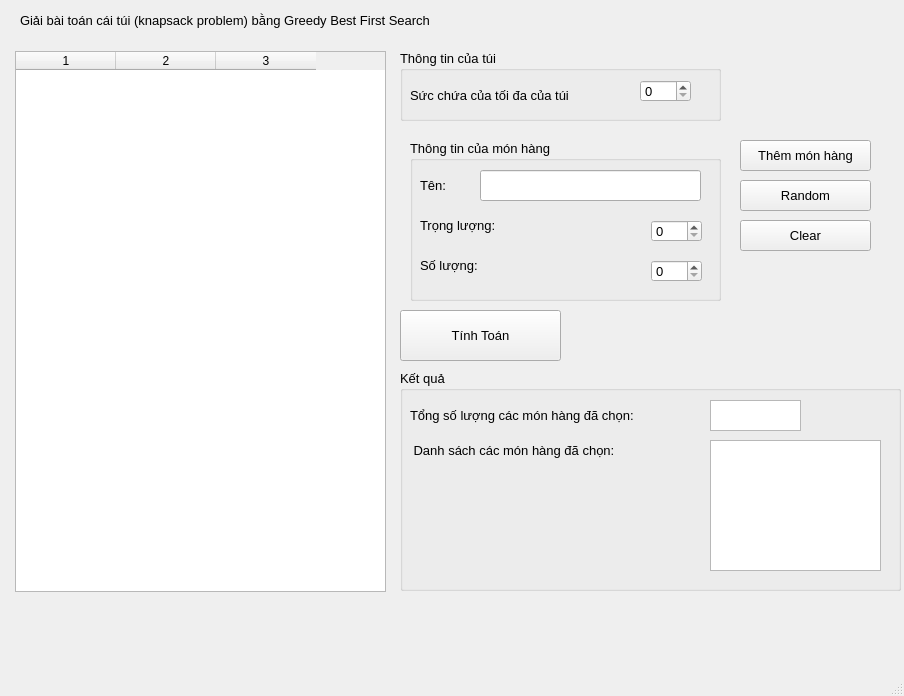
<?xml version="1.0" encoding="UTF-8"?>
<ui version="4.0">
 <class>MainWindow</class>
 <widget class="QMainWindow" name="MainWindow">
  <property name="geometry">
   <rect>
    <x>0</x>
    <y>0</y>
    <width>904</width>
    <height>696</height>
   </rect>
  </property>
  <property name="windowTitle">
   <string>Nhóm 6 - Giải bài toán cái túi</string>
  </property>
  <widget class="QWidget" name="centralwidget">
   <widget class="QLabel" name="label">
    <property name="geometry">
     <rect>
      <x>20</x>
      <y>0</y>
      <width>541</width>
      <height>41</height>
     </rect>
    </property>
    <property name="font">
     <font>
      <pointsize>10</pointsize>
     </font>
    </property>
    <property name="text">
     <string>Giải bài toán cái túi (knapsack problem) bằng Greedy Best First Search</string>
    </property>
   </widget>
   <widget class="QGroupBox" name="gB_in4_Tui">
    <property name="geometry">
     <rect>
      <x>400</x>
      <y>50</y>
      <width>321</width>
      <height>71</height>
     </rect>
    </property>
    <property name="font">
     <font>
      <pointsize>10</pointsize>
     </font>
    </property>
    <property name="title">
     <string>Thông tin của túi</string>
    </property>
    <widget class="QLabel" name="label_2">
     <property name="geometry">
      <rect>
       <x>10</x>
       <y>30</y>
       <width>201</width>
       <height>31</height>
      </rect>
     </property>
     <property name="font">
      <font>
       <pointsize>10</pointsize>
      </font>
     </property>
     <property name="text">
      <string>Sức chứa của tối đa của túi</string>
     </property>
    </widget>
    <widget class="QSpinBox" name="sB_succhua">
     <property name="geometry">
      <rect>
       <x>240</x>
       <y>30</y>
       <width>51</width>
       <height>22</height>
      </rect>
     </property>
    </widget>
   </widget>
   <widget class="QPushButton" name="btn_Tinh">
    <property name="geometry">
     <rect>
      <x>400</x>
      <y>310</y>
      <width>161</width>
      <height>51</height>
     </rect>
    </property>
    <property name="font">
     <font>
      <pointsize>10</pointsize>
     </font>
    </property>
    <property name="text">
     <string>Tính Toán</string>
    </property>
   </widget>
   <widget class="QGroupBox" name="groupBox_2">
    <property name="geometry">
     <rect>
      <x>400</x>
      <y>370</y>
      <width>501</width>
      <height>221</height>
     </rect>
    </property>
    <property name="font">
     <font>
      <pointsize>10</pointsize>
     </font>
    </property>
    <property name="title">
     <string>Kết quả</string>
    </property>
    <widget class="QLabel" name="label_4">
     <property name="geometry">
      <rect>
       <x>10</x>
       <y>30</y>
       <width>301</width>
       <height>31</height>
      </rect>
     </property>
     <property name="font">
      <font>
       <pointsize>10</pointsize>
      </font>
     </property>
     <property name="text">
      <string>Tổng số lượng các món hàng đã chọn:</string>
     </property>
    </widget>
    <widget class="QLabel" name="label_5">
     <property name="geometry">
      <rect>
       <x>10</x>
       <y>70</y>
       <width>291</width>
       <height>21</height>
      </rect>
     </property>
     <property name="font">
      <font>
       <pointsize>10</pointsize>
      </font>
     </property>
     <property name="text">
      <string> Danh sách các món hàng đã chọn:</string>
     </property>
    </widget>
    <widget class="QTextEdit" name="textEdit">
     <property name="geometry">
      <rect>
       <x>310</x>
       <y>30</y>
       <width>91</width>
       <height>31</height>
      </rect>
     </property>
    </widget>
    <widget class="QTextEdit" name="textEdit_2">
     <property name="geometry">
      <rect>
       <x>310</x>
       <y>70</y>
       <width>171</width>
       <height>131</height>
      </rect>
     </property>
    </widget>
   </widget>
   <widget class="QPushButton" name="btn_Them">
    <property name="geometry">
     <rect>
      <x>740</x>
      <y>140</y>
      <width>131</width>
      <height>31</height>
     </rect>
    </property>
    <property name="font">
     <font>
      <pointsize>10</pointsize>
     </font>
    </property>
    <property name="text">
     <string>Thêm món hàng</string>
    </property>
   </widget>
   <widget class="QGroupBox" name="groupBox_3">
    <property name="geometry">
     <rect>
      <x>410</x>
      <y>140</y>
      <width>311</width>
      <height>161</height>
     </rect>
    </property>
    <property name="font">
     <font>
      <pointsize>10</pointsize>
     </font>
    </property>
    <property name="title">
     <string>Thông tin của món hàng</string>
    </property>
    <widget class="QLabel" name="label_6">
     <property name="geometry">
      <rect>
       <x>10</x>
       <y>110</y>
       <width>161</width>
       <height>31</height>
      </rect>
     </property>
     <property name="font">
      <font>
       <pointsize>10</pointsize>
      </font>
     </property>
     <property name="text">
      <string>Số lượng:</string>
     </property>
    </widget>
    <widget class="QLabel" name="label_7">
     <property name="geometry">
      <rect>
       <x>10</x>
       <y>70</y>
       <width>151</width>
       <height>31</height>
      </rect>
     </property>
     <property name="font">
      <font>
       <pointsize>10</pointsize>
      </font>
     </property>
     <property name="text">
      <string>Trọng lượng:</string>
     </property>
    </widget>
    <widget class="QLabel" name="label_8">
     <property name="geometry">
      <rect>
       <x>10</x>
       <y>30</y>
       <width>51</width>
       <height>31</height>
      </rect>
     </property>
     <property name="font">
      <font>
       <pointsize>10</pointsize>
      </font>
     </property>
     <property name="text">
      <string>Tên:</string>
     </property>
    </widget>
    <widget class="QLineEdit" name="txt_Name">
     <property name="geometry">
      <rect>
       <x>70</x>
       <y>30</y>
       <width>221</width>
       <height>31</height>
      </rect>
     </property>
    </widget>
    <widget class="QSpinBox" name="sB_trongluong">
     <property name="geometry">
      <rect>
       <x>241</x>
       <y>80</y>
       <width>51</width>
       <height>22</height>
      </rect>
     </property>
    </widget>
    <widget class="QSpinBox" name="sB_giatri">
     <property name="geometry">
      <rect>
       <x>241</x>
       <y>120</y>
       <width>51</width>
       <height>22</height>
      </rect>
     </property>
    </widget>
   </widget>
   <widget class="QTableWidget" name="tableWidget">
    <property name="geometry">
     <rect>
      <x>15</x>
      <y>51</y>
      <width>371</width>
      <height>541</height>
     </rect>
    </property>
    <property name="columnCount">
     <number>3</number>
    </property>
    <column/>
    <column/>
    <column/>
   </widget>
   <widget class="QPushButton" name="btn_Random">
    <property name="geometry">
     <rect>
      <x>740</x>
      <y>180</y>
      <width>131</width>
      <height>31</height>
     </rect>
    </property>
    <property name="font">
     <font>
      <pointsize>10</pointsize>
     </font>
    </property>
    <property name="text">
     <string>Random</string>
    </property>
   </widget>
   <widget class="QPushButton" name="btn_Clear">
    <property name="geometry">
     <rect>
      <x>740</x>
      <y>220</y>
      <width>131</width>
      <height>31</height>
     </rect>
    </property>
    <property name="font">
     <font>
      <pointsize>10</pointsize>
     </font>
    </property>
    <property name="text">
     <string>Clear</string>
    </property>
   </widget>
  </widget>
  <widget class="QMenuBar" name="menubar">
   <property name="geometry">
    <rect>
     <x>0</x>
     <y>0</y>
     <width>904</width>
     <height>26</height>
    </rect>
   </property>
  </widget>
  <widget class="QStatusBar" name="statusbar"/>
 </widget>
 <resources/>
 <connections/>
</ui>
